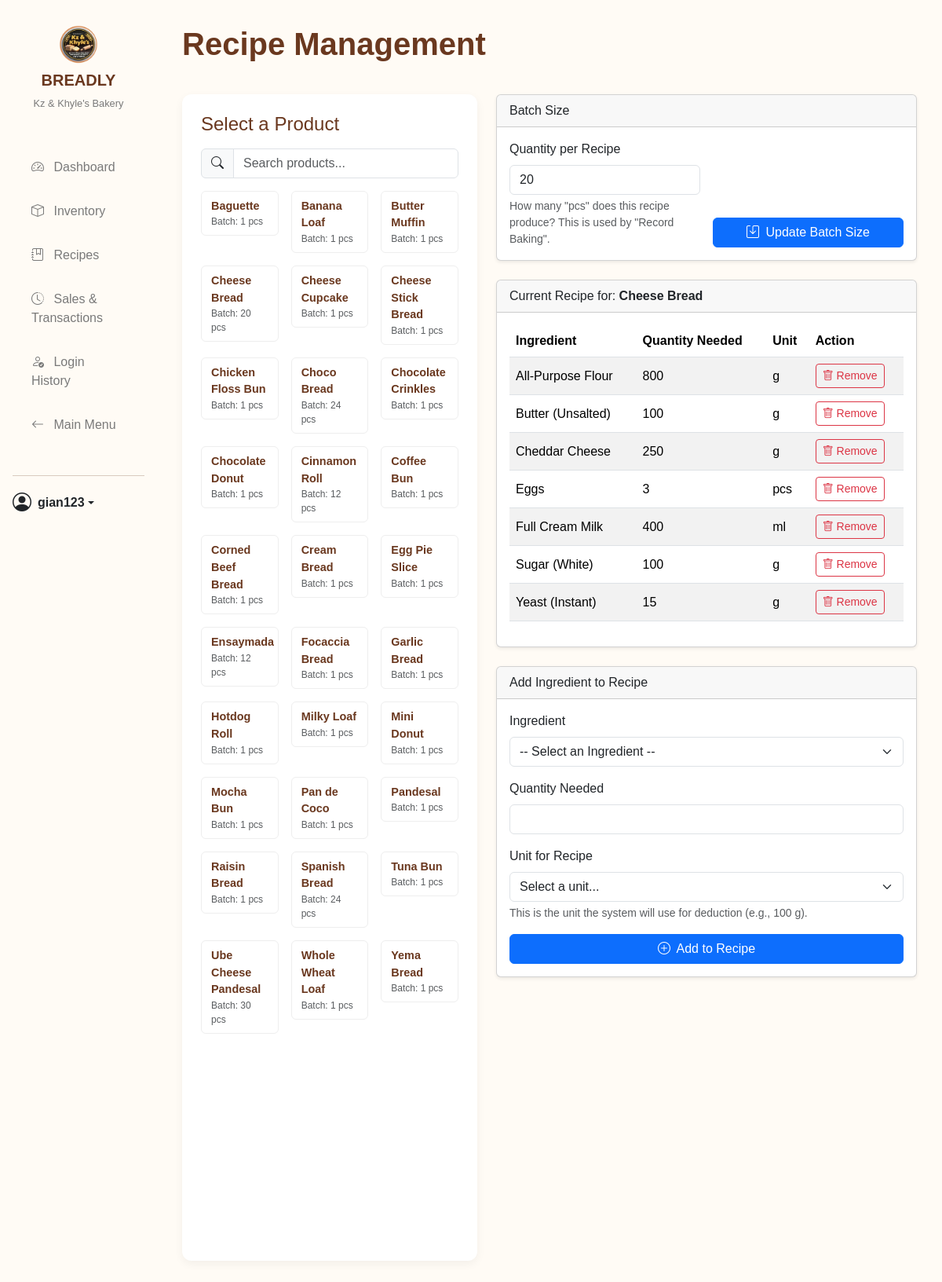
The page /nav/recipes.php?product_id=2 (signed in) on the database its author committed.
### tables this page shows
CREATE TABLE `products` (
  `product_id` int(11) NOT NULL,
  `name` varchar(100) NOT NULL,
  `price` decimal(10,2) NOT NULL,
  `image_url` varchar(255) DEFAULT NULL,
  `status` enum('available','recalled','discontinued') NOT NULL DEFAULT 'available',
  `stock_qty` int(11) DEFAULT 0,
  `stock_unit` varchar(20) NOT NULL DEFAULT 'pcs',
  `is_sellable` tinyint(1) NOT NULL DEFAULT 1 COMMENT '1 = Appears on POS, 0 = Intermediate product',
  `batch_size` int(11) NOT NULL DEFAULT 1 COMMENT 'Number of units produced per recipe'
);

CREATE TABLE `recipes` (
  `recipe_id` int(11) NOT NULL,
  `product_id` int(11) NOT NULL,
  `ingredient_id` int(11) NOT NULL,
  `qty_needed` float NOT NULL,
  `unit` varchar(50) NOT NULL
);

CREATE TABLE `ingredients` (
  `ingredient_id` int(11) NOT NULL,
  `name` varchar(100) NOT NULL,
  `unit` varchar(50) DEFAULT NULL,
  `stock_qty` float DEFAULT 0,
  `reorder_level` float DEFAULT 0
);

### db_connection.php (called while the page is built, shortened)
<?php
class Database {
    private $host = DB_HOST;
    private $db_name = DB_NAME;
    private $username = DB_USER;
    private $password = DB_PASS;
    public $conn;
    private function connect() {
        $this->conn = null;
        try {
            $dsn = "mysql:host=" . $this->host . ";dbname=" . $this->db_name . ";charset=utf8mb4";
            $options = [
                PDO::ATTR_ERRMODE => PDO::ERRMODE_EXCEPTION,
                PDO::ATTR_DEFAULT_FETCH_MODE => PDO::FETCH_ASSOC,
                PDO::ATTR_EMULATE_PREPARES => false,
            ];
            $this->conn = new PDO($dsn, $this->username, $this->password, $options);
        } catch (PDOException $e) {
            error_log("Database Connection Failed: " . $e->getMessage());
            die("A critical database connection error occurred. Please contact support.");
        }
    }
    public function getConnection() {
        return $this->conn;
    }
}

### src/BakeryManager.php (called while the page is built, shortened)
<?php
require_once '../db_connection.php';
class BakeryManager {
    private $conn;
    public function __construct() {
        $db = new Database();
        $this->conn = $db->getConnection();
    }
    public function getAllProductsSimple() {
        $stmt = $this->conn->prepare("CALL ProductGetAllSimple()");
        $stmt->execute();
        return $stmt->fetchAll(PDO::FETCH_ASSOC);
    }
    public function getRecipeForProduct($product_id) {
        $stmt = $this->conn->prepare("CALL RecipeGetByProductId(?)");
        $stmt->execute([$product_id]);
        return $stmt->fetchAll(PDO::FETCH_ASSOC);
    }
}
?>

### nav/recipes.php (the view, shortened to what this page needs)
<?php
require_once '../src/BakeryManager.php';
$bakeryManager = new BakeryManager();
$selected_product_id = $_GET['product_id'] ?? null;
$current_recipe_items = [];
$current_batch_size = 0;
$products = $bakeryManager->getAllProductsSimple();
$selected_product_name = 'Recipe';
if ($selected_product_id) {
    $current_recipe_items = $bakeryManager->getRecipeForProduct($selected_product_id);
    foreach ($products as $product) {
        if ($product['product_id'] == $selected_product_id) {
            $current_batch_size = $product['batch_size'] ?? 0;
            $selected_product_name = $product['name'];
            break;
        }
    }
}
?>
<!DOCTYPE html>
<html lang="en">
<head>
    <link href="https://cdn.jsdelivr.net/npm/bootstrap@5.3.3/dist/css/bootstrap.min.css" rel="stylesheet">
    <link rel="stylesheet" href="https://cdn.jsdelivr.net/npm/bootstrap-icons@1.11.3/font/bootstrap-icons.css">
    <link rel="stylesheet" href="../styles/global.css">
    <link rel="stylesheet" href="../styles/dashboard.css">
    <link rel="stylesheet" href="../styles/pos.css">
    <link rel="stylesheet" href="../styles/recipes.css">
    <link rel="stylesheet" href="../styles/responsive.css?v=2">
</head>
<body class="dashboard">
<div class="container-fluid">
    <div class="row">
        <aside class="col-lg-2 col-md-3 sidebar offcanvas-lg offcanvas-start" tabindex="-1" id="sidebarMenu" aria-labelledby="sidebarMenuLabel">
            <div class="offcanvas-body d-flex flex-column p-0">
                <div class="sidebar-brand">
                    <img src="../images/kzklogo.png" alt="BREADLY Logo">
                    <h5>BREADLY</h5>
                    <p>Kz & Khyle's Bakery</p>
                </div>
                <ul class="nav flex-column sidebar-nav">
                    <li class="nav-item">
                        <a class="nav-link <?php echo ($active_nav_link == 'dashboard') ? 'active' : ''; ?>" href="dashboard_panel.php">
                            <i class="bi bi-speedometer2 me-2"></i> Dashboard
                        </a>
                    </li>
                    <li class="nav-item">
                        <a class="nav-link <?php echo ($active_nav_link == 'inventory') ? 'active' : ''; ?>" href="inventory_management.php">
                            <i class="bi bi-box me-2"></i> Inventory
                        </a>
                    </li>
                    <li class="nav-item">
                        <a class="nav-link <?php echo ($active_nav_link == 'recipes') ? 'active' : ''; ?>" href="recipes.php">
                            <i class="bi bi-journal-bookmark me-2"></i> Recipes
                        </a>
                    </li>
                    <li class="nav-item">
                        <a class="nav-link <?php echo ($active_nav_link == 'sales') ? 'active' : ''; ?>" href="sales_history.php">
                            <i class="bi bi-clock-history me-2"></i> Sales & Transactions
                        </a>
                    </li>
                    <li class="nav-item">
                        <a class="nav-link <?php echo ($active_nav_link == 'login_history') ? 'active' : ''; ?>" href="login_history.php">
                            <i class="bi bi-person-check me-2"></i> Login History
                        </a>
                    </li>
                    <li class="nav-item">
                        <a class="nav-link" href="index.php">
                            <i class="bi bi-arrow-left me-2"></i> Main Menu
                        </a>
                    </li>
                </ul>
                <div class="sidebar-user">
                    <hr>
                    <div class="dropdown">
                        <a href="#" class="d-flex align-items-center text-dark text-decoration-none dropdown-toggle" id="userMenu" data-bs-toggle="dropdown" aria-expanded="false">
                            <i class="bi bi-person-circle me-2 fs-4"></i>
                            <strong><?php echo htmlspecialchars($_SESSION['username']); ?></strong>
                        </a>
                    </div>
                </div>
            </div> </aside>
        <main class="col-lg-10 col-md-9 main-content">
            <div class="header d-flex justify-content-between align-items-center">
                <h1>Recipe Management</h1>
            </div>
            <div class="row">
                <div class="col-lg-5 recipe-products-col">
                    <div class="product-grid">
                        <h4 class="mb-3">Select a Product</h4>
                        <div class="input-group mb-3">
                            <span class="input-group-text"><i class="bi bi-search"></i></span>
                            <input type="text" id="recipe-product-search" class="form-control" placeholder="Search products...">
                        </div>
                        <div class="row row-cols-2 row-cols-md-2 row-cols-lg-3 g-3" id="recipe-product-list">
                            <?php foreach ($products as $product): ?>
                                <?php $is_active = ($selected_product_id == $product['product_id']); ?>
                                <div class="col" data-product-name="<?= htmlspecialchars(strtolower($product['name'])) ?>">
                                    <a href="recipes.php?product_id=<?php echo $product['product_id']; ?>"
                                       class="product-card <?php echo $is_active ? 'active' : ''; ?>"
                                       data-product-name="<?php echo htmlspecialchars($product['name']); ?>">
                                         <div class="product-name"><?= htmlspecialchars($product['name']) ?></div>
                                         <small class="text-muted">Batch: <?= htmlspecialchars($product['batch_size'] ?? 'N/A') ?> pcs</small>
                                    </a>
                                </div>
                            <?php endforeach; ?>
                        </div>
                    </div>
                </div>
                <div class="col-lg-7 recipe-content-col">
                    <?php if ($selected_product_id): ?>
                    <div class="row">
                        <div class="col-12 mb-4">
                            <div class="card shadow-sm">
                                <div class="card-header">
                                    Batch Size
                                </div>
                                <div class="card-body">
                                    <form action="recipes.php?product_id=<?php echo $selected_product_id; ?>" method="POST" class="row g-3 align-items-end">
                                        <div class="col-md-6">
                                            <label for="batch_size" class="form-label">Quantity per Recipe</label>
                                            <input type="number" step="1" class="form-control" id="batch_size" name="batch_size" required min="1" value="<?php echo htmlspecialchars($current_batch_size); ?>">
                                            <div class="form-text">How many "pcs" does this recipe produce? This is used by "Record Baking".</div>
                                        </div>
                                        <div class="col-md-6">
                                            <button type="submit" class="btn btn-primary w-100">
                                                <i class="bi bi-save me-1"></i> Update Batch Size
                                            </button>
                                        </div>
                                    </form>
                                </div>
                            </div>
                        </div>
                        <div class="col-12 mb-4">
                            <div class="card shadow-sm">
                                <div class="card-header">
                                    Current Recipe for: <strong><?php echo htmlspecialchars($selected_product_name); ?></strong>
                                </div>
                                <div class="card-body">
                                    <div class="table-responsive">
                                        <table class="table table-striped table-hover align-middle">
                                            <thead>
                                                <tr>
                                                    <th>Ingredient</th>
                                                    <th>Quantity Needed</th>
                                                    <th>Unit</th>
                                                    <th>Action</th>
                                                </tr>
                                            </thead>
                                            <tbody>
                                                <?php if (empty($current_recipe_items)): ?>
                                                    <tr>
                                                        <td colspan="4" class="text-center text-muted">No recipe found for this product. Add ingredients using the form.</td>
                                                    </tr>
                                                <?php else: ?>
                                                    <?php foreach ($current_recipe_items as $item): ?>
                                                    <tr>
                                                        <td data-label="Ingredient"><?php echo htmlspecialchars($item['name']); ?></td>
                                                        <td data-label="Qty Needed"><?php echo htmlspecialchars($item['qty_needed']); ?></td>
                                                        <td data-label="Unit"><?php echo htmlspecialchars($item['unit']); ?></td>
                                                        <td>
                                                            <button class="btn btn-outline-danger btn-sm"
                                                                    data-bs-toggle="modal"
                                                                    data-bs-target="#deleteRecipeItemModal"
                                                                    data-recipe-id="<?php echo $item['recipe_id']; ?>"
                                                                    data-ingredient-name="<?php echo htmlspecialchars($item['name']); ?>">
                                                                <i class="bi bi-trash"></i> Remove
                                                            </button>
                                                        </td>
                                                    </tr>
                                                    <?php endforeach; ?>
                                                <?php endif; ?>
                                            </tbody>
                                        </table>
                                    </div>
                                </div>
                            </div>
                        </div>
                        <div class="col-12">
                            <div class="card shadow-sm">
                                <div class="card-header">
                                    Add Ingredient to Recipe
                                </div>
                                <div class="card-body">
                                    <form action="recipes.php?product_id=<?php echo $selected_product_id; ?>" method="POST">
                                        <div class="mb-3">
                                            <label for="ingredient_id" class="form-label">Ingredient</label>
                                            <select class="form-select" name="ingredient_id" id="ingredient_id" required>
                                                <option value="" disabled selected>-- Select an Ingredient --</option>
                                            </select>
                                        </div>
                                        <div class="mb-3">
                                            <label for="qty_needed" class="form-label">Quantity Needed</label>
                                            <input type="number" step="0.01" class="form-control" id="qty_needed" name="qty_needed" required min="0.01">
                                        </div>
                                        <div class="mb-3">
                                            <label for="unit" class="form-label">Unit for Recipe</label>
                                            <select class="form-select" id="unit" name="unit" required>
                                                <option value="" selected disabled>Select a unit...</option>
                                            </select>
                                            <div class="form-text">This is the unit the system will use for deduction (e.g., 100 g).</div>
                                        </div>
                                        <div class="d-grid">
                                            <button type="submit" class="btn btn-primary">
                                                <i class="bi bi-plus-circle me-1"></i> Add to Recipe
                                            </button>
                                        </div>
                                    </form>
                                </div>
                            </div>
                        </div>
                    </div>
                    <?php endif; ?>
                </div>
            </div>
        </main>
    </div>
</div>
</body>
</html>

### rows shown on the page
products: name "Baguette", batch_size "1"
products: name "Banana Loaf", batch_size "1"
products: name "Butter Muffin", batch_size "1"
products: name "Cheese Bread", batch_size "20"
products: name "Cheese Cupcake", batch_size "1"
products: name "Cheese Stick Bread", batch_size "1"
products: name "Chicken Floss Bun", batch_size "1"
products: name "Choco Bread", batch_size "24"
products: name "Chocolate Crinkles", batch_size "1"
products: name "Chocolate Donut", batch_size "1"
products: name "Cinnamon Roll", batch_size "12"
products: name "Coffee Bun", batch_size "1"
products: name "Corned Beef Bread", batch_size "1"
products: name "Cream Bread", batch_size "1"
products: name "Egg Pie Slice", batch_size "1"
products: name "Ensaymada", batch_size "12"
products: name "Focaccia Bread", batch_size "1"
products: name "Garlic Bread", batch_size "1"
products: name "Hotdog Roll", batch_size "1"
products: name "Milky Loaf", batch_size "1"
products: name "Mini Donut", batch_size "1"
products: name "Mocha Bun", batch_size "1"
products: name "Pan de Coco", batch_size "1"
products: name "Pandesal", batch_size "1"
products: name "Raisin Bread", batch_size "1"
products: name "Spanish Bread", batch_size "24"
products: name "Tuna Bun", batch_size "1"
products: name "Ube Cheese Pandesal", batch_size "30"
products: name "Whole Wheat Loaf", batch_size "1"
products: name "Yema Bread", batch_size "1"
recipes: ingredient.name "All-Purpose Flour", qty_needed "800", unit "g"
recipes: ingredient.name "Butter (Unsalted)", qty_needed "100", unit "g"
recipes: ingredient.name "Cheddar Cheese", qty_needed "250", unit "g"
recipes: ingredient.name "Eggs", qty_needed "3", unit "pcs"
recipes: ingredient.name "Full Cream Milk", qty_needed "400", unit "ml"
recipes: ingredient.name "Sugar (White)", qty_needed "100", unit "g"
recipes: ingredient.name "Yeast (Instant)", qty_needed "15", unit "g"

### other values the page prints
$_SESSION['username'] "gian123"
